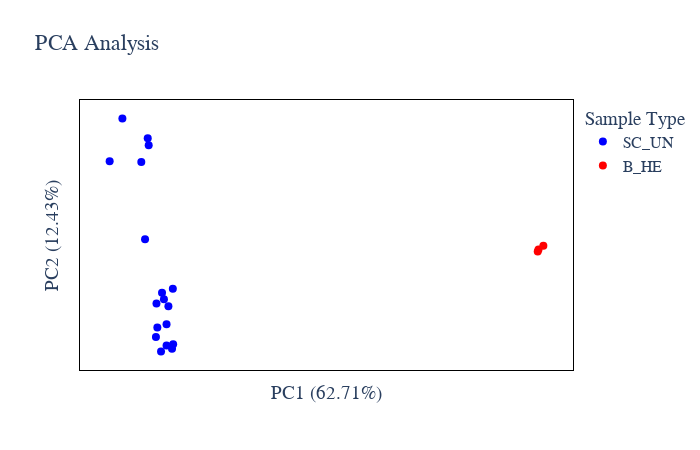

Source (notebook cell):
### Code cell
# Protein Abundance PCA plot
plot_options={
            "compare groups": ["SC_UN","B_HE"],
            "title": "PCA Analysis",
            "color": ["blue", "red", "green", "black", "yellow", "purple",
                      "orange", "brown", "pink", "gray", "olive", "cyan"],
            "symbol": ['circle', 'circle', 'circle'],
            "marker_size": 8,
            "width": 700,
            "height": 450,
            "font": dict(size=16, family="Arial black"),
            "ylimits": [],
            "xlimits": []
        }
figure, _, _ =PCA_plots(data_obj, plot_options, saved_settings)
figure.show()

### Figure 1 — Plotly figure (JSON) as saved in the notebook; plotly's stock layout.template omitted (floating-point values rounded to 4 significant figures)
{"data": [{"hovertemplate": "%{text}<br>PC1: %{x} <br>PC2: %{y}", "legendgroup": "SC_UN", "marker": {"color": "blue", "size": 8, "symbol": "circle"}, "mode": "markers", "name": "SC_UN", "orientation": "v", "showlegend": true, "text": ["HFL1SC_Unhealthy_CH1_B5", "HFL1SC_Unhealthy_CH1_C7", "HFL1SC_Unhealthy_CH1_D5", "HFL1SC_Unhealthy_CH1_F6", "HFL1SC_Unhealthy_CH1_K5", "HFL1SC_Unhealthy_CH2_B7", "HFL1SC_Unhealthy_CH2_D6", "HFL1SC_Unhealthy_CH2_D7", "HFL1SC_Unhealthy_CH2_E6", "HFL1SC_Unhealthy_CH2_F7", "HFL1SC_Unhealthy_CH2_G7", "HFL1SC_Unhealthy_CH2_I5", "HFL1SC_Unhealthy_CH2_I6", "HFL1SC_Unhealthy_CH2_J5", "HFL1SC_Unhealthy_CH2_J6", "HFL1SC_Unhealthy_CH2_J7", "HFL1SC_Unhealthy_CH2_K6", "HFL1SC_Unhealthy_CH2_K7"], "type": "scatter", "x": [-19.77, -28.3, -17.9, -25.25, -15.64, -25.65, -22.27, -18.98, -41.32, -21.69, -17.13, -22.05, -36.08, -17.9, -15.18, -15.31, -20.17, -26.75], "xaxis": "x", "y": [-8.833, 34.05, -19.18, 39.54, -27.25, 41.84, -23.43, -10.99, 34.29, -20.31, -13.31, -12.42, 48.33, -26.21, -25.8, -7.513, -28.15, 8.673], "yaxis": "y"}, {"hovertemplate": "%{text}<br>PC1: %{x} <br>PC2: %{y}", "legendgroup": "B_HE", "marker": {"color": "red", "size": 8, "symbol": "circle"}, "mode": "markers", "name": "B_HE", "orientation": "v", "showlegend": true, "text": ["HFL1boost_Healthy_CH1_F18", "HFL1boost_Healthy_CH2_F16", "HFL1boost_Healthy_CH2_F17"], "type": "scatter", "x": [135.2, 134.9, 137.2], "xaxis": "x", "y": [5.371, 4.709, 6.596], "yaxis": "y"}], "layout": {"font": {"family": "Arial black", "size": 16}, "height": 450, "legend": {"title": {"text": "Sample Type"}, "tracegroupgap": 0}, "paper_bgcolor": "rgba(255, 255, 255, 255)", "plot_bgcolor": "rgba(255, 255, 255, 255)", "title": {"text": "PCA Analysis"}, "width": 700, "xaxis": {"anchor": "y", "domain": [0, 1], "linecolor": "black", "mirror": true, "showticklabels": false, "title": {"text": "PC1 (62.71%)"}}, "yaxis": {"anchor": "x", "domain": [0, 1], "linecolor": "black", "mirror": true, "showticklabels": false, "title": {"text": "PC2 (12.43%)"}}}}
